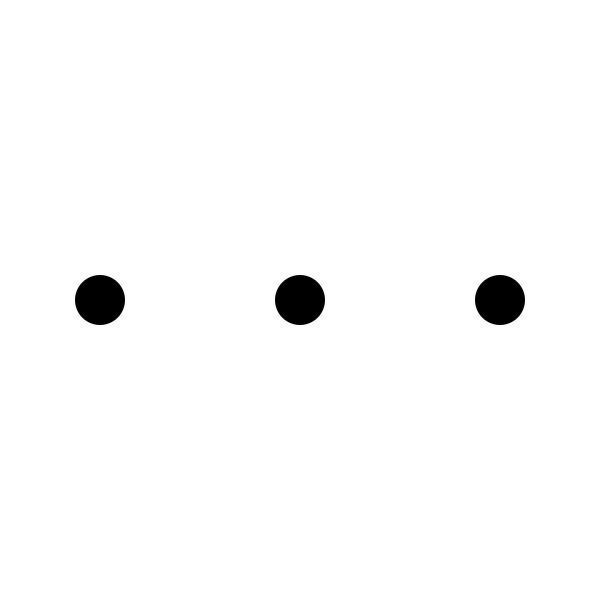
Frame 1 (no input)
Frame 60 (the mouse pressed at the canvas centre just before this capture): identical to frame 1, image omitted
Frame 120 (the mouse held since frame 60 and released just before this capture): identical to frame 1, image omitted

The Processing sketch that drew this single still picture (run headless with seeded random() and noise(); from frame 60 on, the mouse is pressed at the canvas centre):

// Processing sketch: FP_Physics_2
// ── FP_Physics_2.pde
int xPos[] = new int[3]; 

int size = 50;

PVector velocity;
PVector position;

int radius;

void setup() {

  size(600, 600);
 smooth(); 

  for (int i = 0; i<3; i++) {
    xPos[i] = size/2 + i*(width/3);
  
  }
  
   position = new PVector(width/2, height/2);
  
   velocity= new PVector(5,6);
    radius = 100;
}


void draw() {
  background(255);
  for (int i = 0; i<3; i++) {
    noStroke();
    fill(0);
    ellipse(xPos[i]+75, height/2, size, size); 
    //velocity[i] = new PVector(random(-5, 1), random(1, 1));
  //velocity.x = -velocity.x;

   // ellipse(width/2, yPos[i]+75, size, size); 


}
  
    if( position.x>= (width- radius/2) || position.x<= radius/2){
    velocity.x = velocity.x *-1; //reverses xDirection
  }
  if( position.y >= (height-radius/2) || position.y <= radius/2){
    velocity.y = velocity.y * -1; 
  }
 // xPos.add(velocity);

    //if (xPos == width) {
    //  xPos = 0;
    //}
    
  }
  
